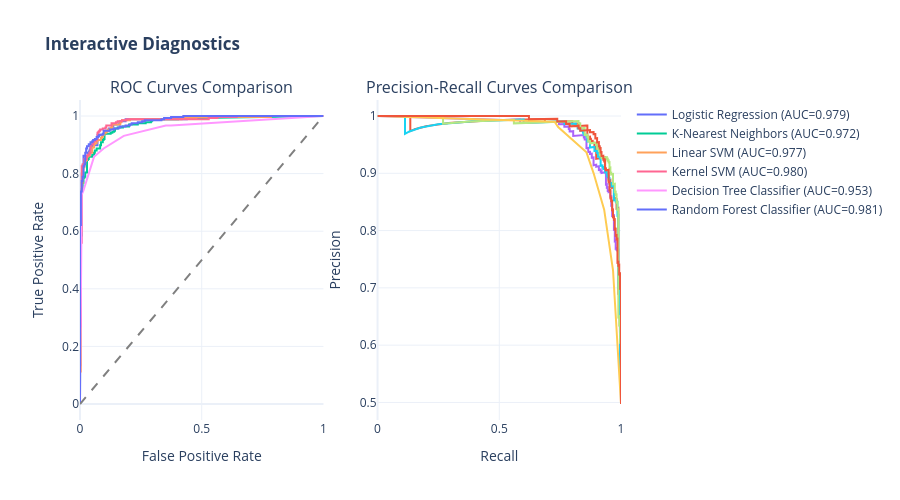

Notebook code cell kept with this figure:
### Markdown cell above
## 2.5 Interactive Visualization: Curves Analysis
We map our classification metrics to interactive Plotly graphs to trace individual model discrimination power.

### Code cell
fig = make_subplots(rows=1, cols=2, subplot_titles=("ROC Curves Comparison", "Precision-Recall Curves Comparison"))

for name, model in fitted_classifiers.items():
    probs = model.predict_proba(X_test)[:, 1]
    
    # Compute ROC data
    fpr, tpr, _ = roc_curve(y_test, probs)
    auc_val = roc_auc_score(y_test, probs)
    fig.add_trace(go.Scatter(x=fpr, y=tpr, mode='lines', name=f"{name} (AUC={auc_val:.3f})"), row=1, col=1)
    
    # Compute PR data
    precision, recall, _ = precision_recall_curve(y_test, probs)
    fig.add_trace(go.Scatter(x=recall, y=precision, mode='lines', name=name, showlegend=False), row=1, col=2)

fig.add_trace(go.Scatter(x=[0, 1], y=[0, 1], mode='lines', line=dict(dash='dash', color='gray'), showlegend=False), row=1, col=1)

fig.update_xaxes(title_text="False Positive Rate", row=1, col=1)
fig.update_yaxes(title_text="True Positive Rate", row=1, col=1)
fig.update_xaxes(title_text="Recall", row=1, col=2)
fig.update_yaxes(title_text="Precision", row=1, col=2)

fig.update_layout(title_text="<b>Interactive Diagnostics</b>", height=500, template="plotly_white")
fig.show()
